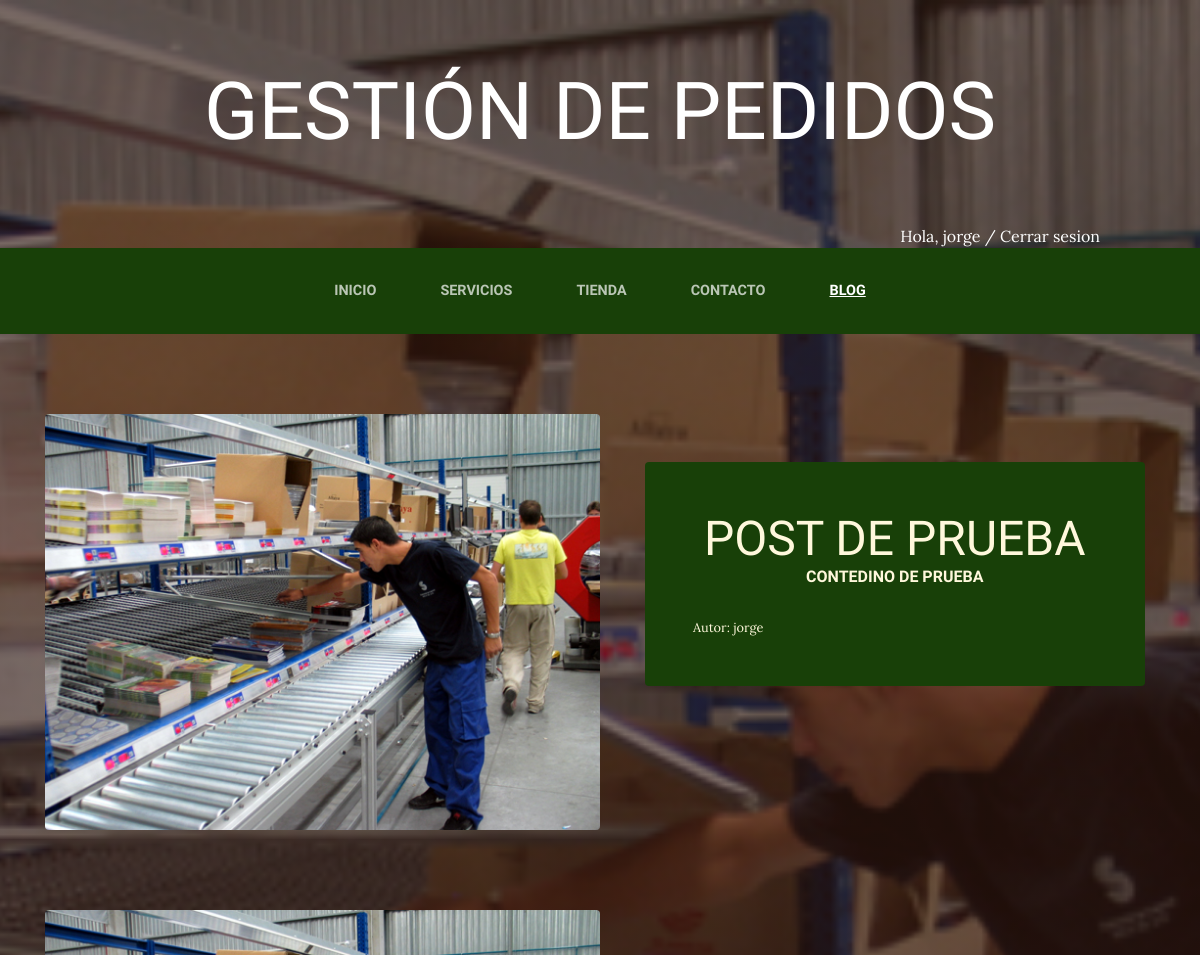
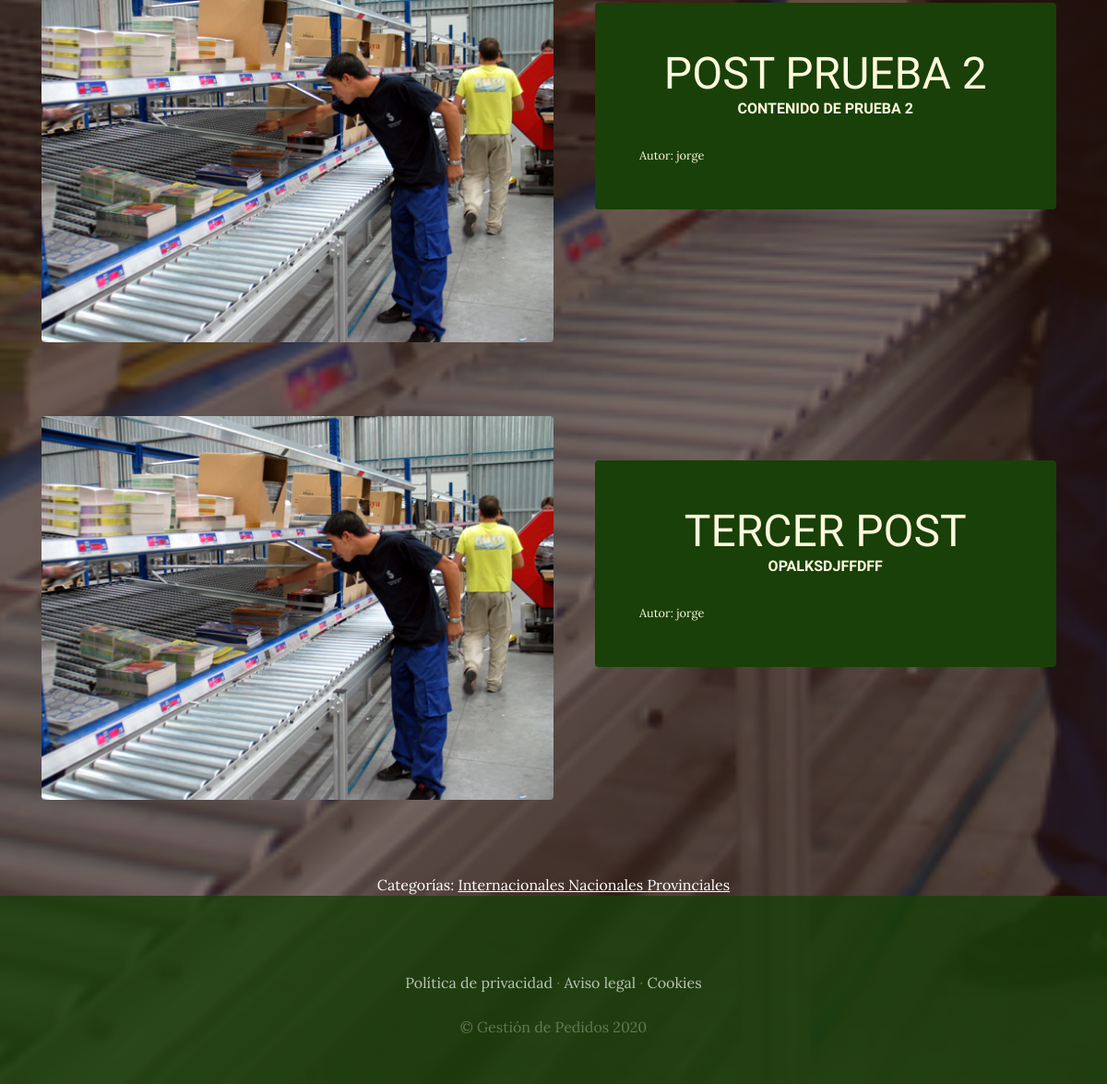
Page /blog/ (signed in) on the committed database (2 pictures, top to bottom).
### Blog/models.py (models this page shows, shortened)
class Post (models.Model):
    titulo= models.CharField(max_length=50)
    contenido=models.CharField(max_length=50)
    imagen= models.ImageField(upload_to='blog', null= True, blank=True) # null= True, blank=True)  para indicar que es opcional subir la imagen
    autor=models.ForeignKey(User, on_delete= models.CASCADE)# PARA VINCULAR  CON CLAVE FORANEA CON EL USUARIO Y APLICAR CAMBIOS EN CASCADA
    categorias= models.ManyToManyField(Categoria)
    created= models.DateTimeField(auto_now_add=True)# para que se inicie con la fecha en el que se crea de forma automatica
    updated=models.DateTimeField(auto_now_add=True)
    class Meta:
        verbose_name='Post'
        verbose_name_plural='Post'

class Categoria(models.Model):
    nombre= models.CharField(max_length=50)
    created= models.DateTimeField(auto_now_add=True)# para que se inicie con la fecha en el que se crea de forma automatica
    updated=models.DateTimeField(auto_now_add=True)
    class Meta:
        verbose_name='Categoria'
        verbose_name_plural='Categorias'

### Blog/views.py (the view)
# urls.py: path('',views.blog, name='Blog'),
def blog(request):
    post= Post.objects.all()
    return render(request, 'Blog/blog.html', {"post": post})

### Carro/context_processor.py (called while the page is built)
def importe_total_carro(request):
    total=0
    if request.user.is_authenticated and request.session.get('carro'):
        for key, value in request.session['carro'].items():
            total+=float(value['precio'])
    return{'importe_total_carro': total}

### Blog/templates/Blog/blog.html
{% extends 'ProyectoWebApp/base.html' %}
{% load static %}
{% block content %}
{% for post in post %}
<section class="page-section clearfix">
    <div class="container">
      <div class="intro">
        <img class="intro-img img-fluid mb-3 mb-lg-0 rounded" src="{{post.imagen.url}}" style=" width: 50%;">
        <div class="intro-text left-0 text-center bg-faded p-5 rounded">
          <h2 class="section-heading mb-4" >
            <span class="section-heading-lower">{{post.titulo}}</span>
            <span class="section-heading-upper">{{post.contenido}}</span>
          </h2>
          <div style="text-align: left; font-size: 0.8em;">
                Autor: {{post.autor}}
          </div>
        </div>
      </div>
    </div>
  </section>
{% endfor%}
<section>
    <div style="
    width: 75%;
    margin:auto;
    text-align: center;
    color: white;">
          Categorías:
          {% for post in post %}
            {% for categoria in post.categorias.all  %}
             <a href="{% url 'Categoria' categoria.id %}" style=" color: white !important;
             text-decoration: underline !important;" >{{categoria.nombre}} </a>
            {% endfor%}
          {% endfor%}
        </div>
</section>
{% endblock %}

### ProyectoWebApp/templates/ProyectoWebApp/base.html (shortened to what this page needs)
<html>
<head>
  {% load static %}
    <link href="{% static  'ProyectoWebApp/vendor/bootstrap/css/bootstrap.min.css' %}" rel="stylesheet">
    <link href="{% static  'ProyectoWebApp/css/gestion.css' %}" rel="stylesheet">
</head>
<body>
    <h1 class="site-heading text-center text-white d-none d-lg-block">
        <span class="site-heading-lower">Gestión de Pedidos</span>
      </h1>
      <div style="text-align: right; margin-right: 100px; color: white;">
        {% if user.is_authenticated%}
        Hola, {{user.username}} / <a href="{% url 'CerrarSesion' %}" style=" color: white;">Cerrar sesion</a>
        {% else %}
        <a href="{% url 'Logear'%}"style=" color: white;">Login</a> / <a href="{% url 'Autenticacion' %}"style=" color: white;"> Registrate</a>
        {% endif %}
      </div>
 <nav class="navbar navbar-expand-lg navbar-dark py-lg-4" id="mainNav">
    <div class="container">
      <div class="collapse navbar-collapse" id="navbarResponsive">
        <ul class="navbar-nav mx-auto">
          <li class="nav-item {% if request.path == '/' %} active {% endif %} px-lg-4">
            <a class="nav-link text-uppercase text-expanded" href="{% url 'Home' %}">Inicio</a>
          </li>
          <li class="nav-item {% if request.path == '/servicios/' %} active {% endif %} px-lg-4">
            <a class="nav-link text-uppercase text-expanded" href="{% url 'Servicios' %}">Servicios</a>
          </li>
          <li class="nav-item {% if request.path == '/tienda/' %}active {% endif %} px-lg-4">
            <a class="nav-link text-uppercase text-expanded" href="{% url 'Tienda' %}">Tienda</a>
          </li>
          <li class="nav-item {% if request.path == '/contacto/' %} active {% endif %} px-lg-4">
            <a class="nav-link text-uppercase text-expanded" href="{% url 'Contacto' %}">Contacto</a>
          </li>
          <li class="nav-item {% if request.path|slice:'6' == '/blog/' %} active {% endif %} px-lg-4">
            <a class="nav-link text-uppercase text-expanded" href="{% url 'Blog' %}">Blog</a>
          </li>
        </ul>
      </div>
    </div>
  </nav>
    {% block content %}
    {% endblock %}
    <footer class="footer text-faded text-center py-5">
      <div class="container">
        <p class="m-0 mbt">
        	<a href="sample.html" class="link">Política de privacidad</a> ·
        	<a href="sample.html" class="link">Aviso legal</a> ·
        	<a href="sample.html" class="link">Cookies</a>
		</p>
        <p class="m-0 mbt1">&copy; Gestión de Pedidos 2020</p>
      </div>
	</footer>
</body>
</html>

### ProyectoWebApp/static/ProyectoWebApp/css/gestion.css (style rules this page uses)
body { font-family: 'Lora'; background: linear-gradient(rgba(47, 23, 15, 0.65), rgba(47, 23, 15, 0.65)), url("../img/bg_main.jpg"); background-attachment: fixed; background-position: center; background-size: cover; }
h1, h2, h3, h4, h5, h6 { font-family: 'Raleway'; }
p { line-height: 1.75; }
.text-faded { color: rgba(255, 255, 255, 0.3); }
.site-heading { margin-top: 5rem; margin-bottom: 5rem; text-transform: uppercase; line-height: 1; font-family: 'Raleway'; }
.site-heading .site-heading-lower { font-size: 5rem; font-weight: 100; line-height: 4rem; }
.page-section { margin-top: 5rem; margin-bottom: 5rem; }
.section-heading { text-transform: uppercase; }
.section-heading .section-heading-upper { display: block; font-size: 1rem; font-weight: 800; padding-bottom:.5rem; }
.section-heading .section-heading-lower { display: block; font-size: 3rem; font-weight: 100; }
.bg-faded { background-color: rgba(255, 255, 255, 0.85); }
#mainNav { background-color: rgba(24, 64, 8); font-family: 'Raleway'; }
#mainNav .navbar-nav .nav-item .nav-link { color: rgba(255, 255, 255, 0.7); font-weight: 800; }
#mainNav .navbar-nav .nav-item.active .nav-link { color: #ffffff; text-decoration: underline; }
@media (min-width: 992px) { #mainNav .navbar-nav .nav-item .nav-link { font-size: 0.9rem; } }
.intro { position: relative; }
@media (min-width: 992px) { .intro .intro-img { width: 75%; float: left; } }
@media (min-width: 992px) { .intro .intro-text { left: 600; width: 60%; margin-top: 3rem; background-color: rgba(24, 64, 8); color: cornsilk; position: absolute; } }
@media (min-width: 1200px) { .intro .intro-text { width: 45%; } }
.footer { background-color: rgba(24, 64, 8, 0.8); }
.mbt { padding-top: 2rem; }
.mbt1 { padding-top: 1.25rem; }
a.link { color: rgba(255, 255, 255, 0.7); }

### rows in the picture
Post: imagen (picture), titulo "POST DE PRUEBA", contenido "CONTEDINO DE PRUEBA", autor "jorge"
Post: imagen (picture), titulo "POST PRUEBA 2", contenido "CONTENIDO DE PRUEBA 2", autor "jorge"
Post: imagen (picture), titulo "TERCER POST", contenido "OPALKSDJFFDFF", autor "jorge"
Categoria: nombre "Internacionales"
Categoria: nombre "Nacionales"
Categoria: nombre "Provinciales"

### other values in the picture
{{ user.username }} "jorge"
